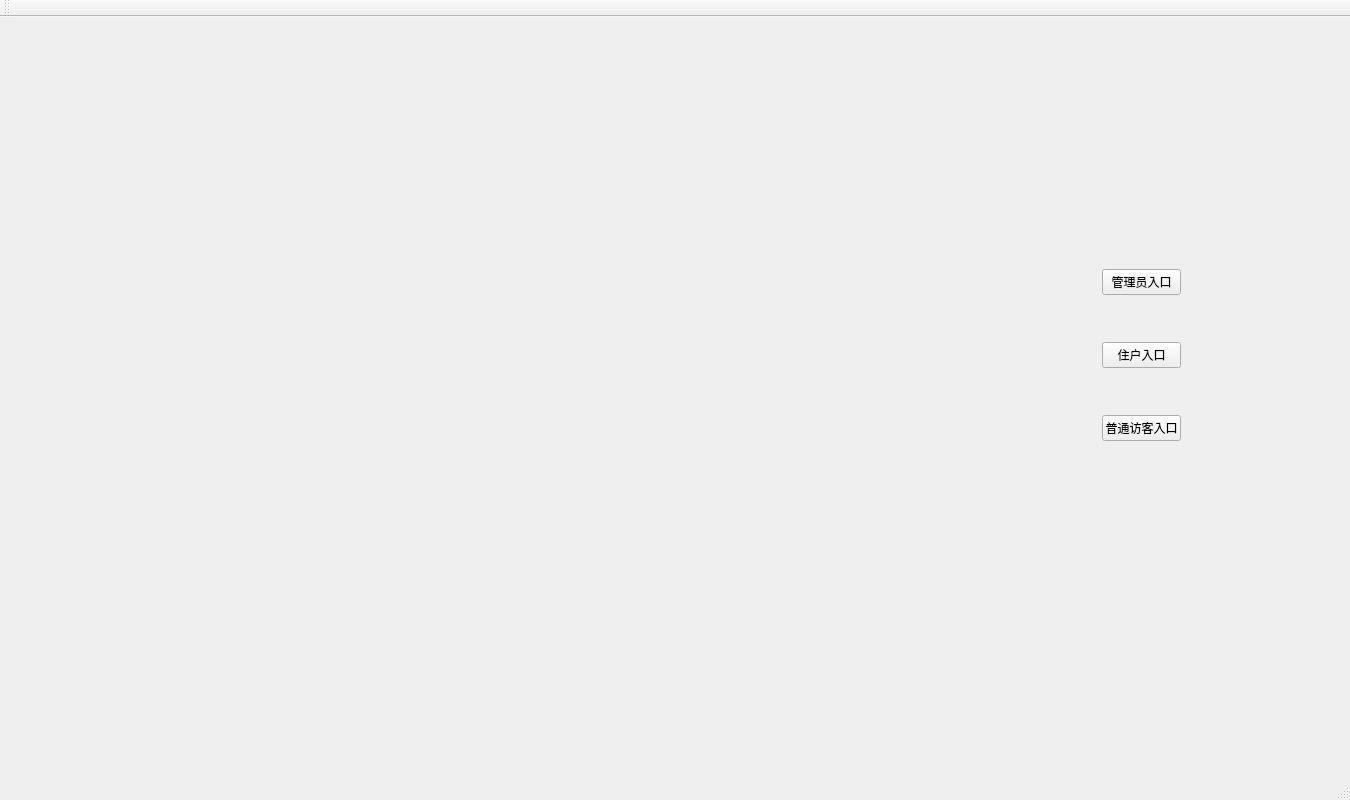
<?xml version="1.0" encoding="UTF-8"?>
<ui version="4.0">
 <class>MainWindow</class>
 <widget class="QMainWindow" name="MainWindow">
  <property name="geometry">
   <rect>
    <x>0</x>
    <y>0</y>
    <width>1350</width>
    <height>800</height>
   </rect>
  </property>
  <property name="windowTitle">
   <string>MainWindow</string>
  </property>
  <widget class="QWidget" name="centralWidget">
   <widget class="QWidget" name="widget" native="true">
    <property name="geometry">
     <rect>
      <x>990</x>
      <y>190</y>
      <width>300</width>
      <height>300</height>
     </rect>
    </property>
    <property name="autoFillBackground">
     <bool>false</bool>
    </property>
    <widget class="QWidget" name="">
     <property name="geometry">
      <rect>
       <x>101</x>
       <y>51</y>
       <width>101</width>
       <height>194</height>
      </rect>
     </property>
     <layout class="QVBoxLayout" name="verticalLayout">
      <item>
       <widget class="QPushButton" name="btn_0adm">
        <property name="text">
         <string>管理员入口</string>
        </property>
       </widget>
      </item>
      <item>
       <spacer name="verticalSpacer">
        <property name="orientation">
         <enum>Qt::Vertical</enum>
        </property>
        <property name="sizeHint" stdset="0">
         <size>
          <width>20</width>
          <height>40</height>
         </size>
        </property>
       </spacer>
      </item>
      <item>
       <widget class="QPushButton" name="btn_0user">
        <property name="text">
         <string>住户入口</string>
        </property>
       </widget>
      </item>
      <item>
       <spacer name="verticalSpacer_2">
        <property name="orientation">
         <enum>Qt::Vertical</enum>
        </property>
        <property name="sizeHint" stdset="0">
         <size>
          <width>20</width>
          <height>40</height>
         </size>
        </property>
       </spacer>
      </item>
      <item>
       <widget class="QPushButton" name="btn_0visitor">
        <property name="text">
         <string>普通访客入口</string>
        </property>
       </widget>
      </item>
     </layout>
    </widget>
   </widget>
  </widget>
  <widget class="QMenuBar" name="menuBar">
   <property name="geometry">
    <rect>
     <x>0</x>
     <y>0</y>
     <width>1350</width>
     <height>26</height>
    </rect>
   </property>
  </widget>
  <widget class="QToolBar" name="mainToolBar">
   <attribute name="toolBarArea">
    <enum>TopToolBarArea</enum>
   </attribute>
   <attribute name="toolBarBreak">
    <bool>false</bool>
   </attribute>
  </widget>
  <widget class="QStatusBar" name="statusBar"/>
 </widget>
 <layoutdefault spacing="6" margin="11"/>
 <resources/>
 <connections/>
</ui>
